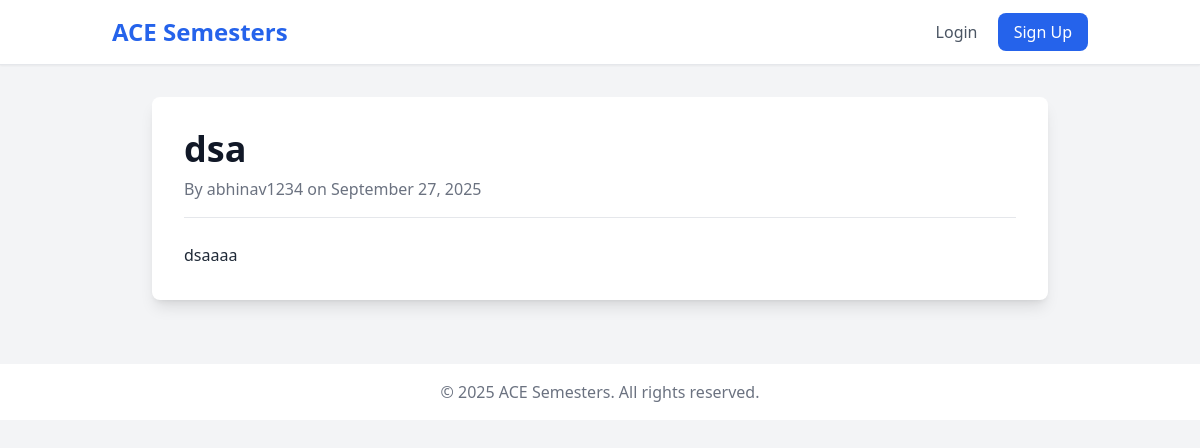
The app's page /post/2/ with its own data.
### blog/models.py (models this page shows, shortened)
class Post(models.Model):
    title = models.CharField(max_length=200)
    content = models.TextField()
    created_at = models.DateTimeField(auto_now_add=True)
    updated_at = models.DateTimeField(auto_now=True)
    author = models.ForeignKey(User, on_delete=models.CASCADE)
    category = models.ForeignKey(Category, on_delete=models.SET_NULL, null=True, blank=True)
    class Meta:
        ordering = ['-created_at']

### blog/views.py (the view)
# urls.py: path('post/<int:pk>/', PostDetailView.as_view(), name='post_detail'),
class PostDetailView(DetailView):
    model = Post
    template_name = 'blog/post_detail.html'

### blog/templates/blog/post_detail.html (shortened to what this page needs)
{% extends 'blog/base.html' %}
{% block content %}
<div class="bg-white rounded-lg shadow-lg p-8 max-w-4xl mx-auto">
    <div class="border-b pb-4 mb-6">
        <h1 class="text-4xl font-extrabold text-gray-900 mb-2">{{ post.title }}</h1>
        <p class="text-gray-500">
            By {{ post.author.username }} on {{ post.created_at|date:"F d, Y" }}
        </p>
    </div>
    <div class="prose max-w-none text-gray-800 leading-relaxed">
        {{ post.content|linebreaks }}
    </div>
</div>
{% endblock %}

### records on screen
Post: title "dsa", author.username "abhinav1234", created_at "September 27, 2025", content "dsaaaa"
